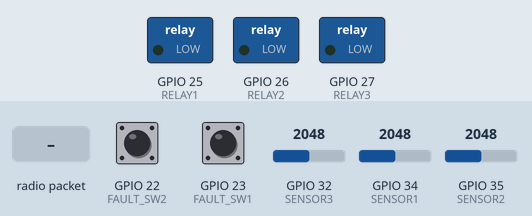
This sketch was run on a simulated ESP32. Parts: switched loads named in the sketch (green lamp = pin HIGH). The test bench sets the inputs (shaded band); at power-on: GPIO 32 (SENSOR3) = 2048, GPIO 22 (FAULT_SW2) HIGH, GPIO 23 (FAULT_SW1) HIGH, GPIO 34 (SENSOR1) = 2048, GPIO 35 (SENSOR2) = 2048. What the sketch prints to the serial monitor is not drawn.

Above: at 1.2 s.
1.3 s: radio packet "RESET" arrives
At 1.8 s:
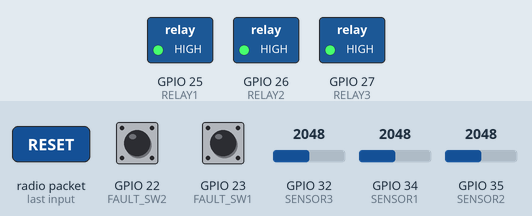
3.5 s: radio packet "LOAD_1_ON" arrives
At 3.9 s:
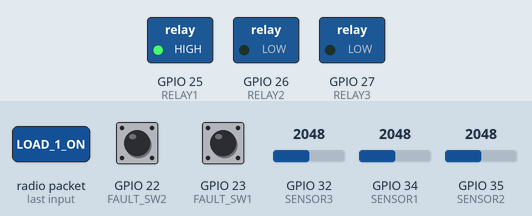
5.5 s: radio packet "LOAD_2_ON" arrives
At 5.9 s:
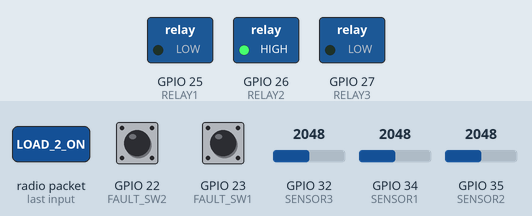
7.5 s: radio packet "LOAD_3_ON" arrives
At 7.9 s:
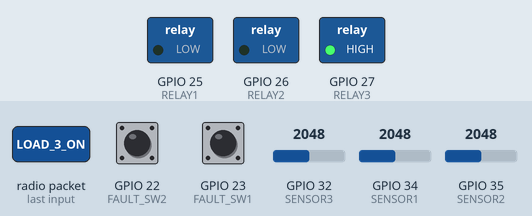
9.5 s: GPIO 32 (SENSOR3) set to 1034
11.0 s: GPIO 32 (SENSOR3) set to 953
Timing chart, 0 to 14.0 s (numbered marks = the images above; inputs shaded):
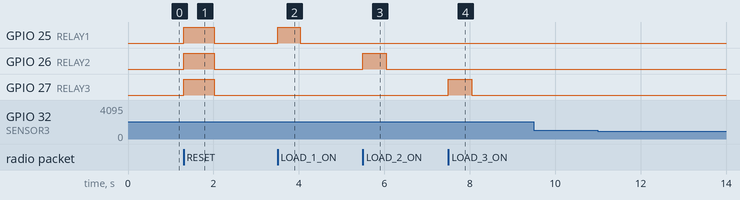

The sketch:

Ang_proj_ESP_SLAV_121125.ino
```cpp
#include <WiFi.h>
#include <esp_now.h>

// ========================== PIN DEFINITIONS ==========================
#define SENSOR1 34
#define SENSOR2 35
#define SENSOR3 32

#define RELAY1 25
#define RELAY2 26
#define RELAY3 27

#define FAULT_SW1 23   // LOW = simulate LG (Line 2 → Ground)
#define FAULT_SW2 22   // LOW = simulate LL or LLG (Lines 2–3)

// ========================== STRUCT DEFINITIONS ======================
typedef struct struct_message {
  float I1;
  float I2;
  float I3;
  char status[10];
} struct_message;

struct_message outgoingData;

// ========================== THRESHOLDS ==============================
float limit1 = 1862.0;
float limit2 = 1860.0;
float limit3 = 1865.0;

// ========================== MASTER MAC =============================
uint8_t masterMAC[] = {0x84, 0x0D, 0x8E, 0xB0, 0x0F, 0xE7}; // change to yours

// ========================== RELAY STATES ============================
bool relay1State = true;
bool relay2State = true;
bool relay3State = true;

// ========================== APPLY STATES ============================
void applyRelayStates() {
  digitalWrite(RELAY1, relay1State ? HIGH : LOW);
  digitalWrite(RELAY2, relay2State ? HIGH : LOW);
  digitalWrite(RELAY3, relay3State ? HIGH : LOW);
}

// ========================== CALLBACKS ===============================
void onDataSent(const esp_now_send_info_t *info, esp_now_send_status_t status) {
  Serial.print("Delivery Status: ");
  Serial.println(status == ESP_NOW_SEND_SUCCESS ? "Success" : "Fail");
}

void onDataRecv(const esp_now_recv_info_t *info, const uint8_t *incomingData, int len) {
  char command[50];
  if (len >= (int)sizeof(command)) len = sizeof(command)-1;
  memcpy(command, incomingData, len);
  command[len] = '\0';
  Serial.print("📩 Received command: ");
  Serial.println(command);

  if (strcmp(command, "RESET") == 0) {
    relay1State = relay2State = relay3State = true;
    Serial.println("✅ All relays RESET (ON)");
  } else if (strcmp(command, "LOAD_1_ON") == 0) relay1State = true;
  else if (strcmp(command, "LOAD_2_ON") == 0) relay2State = true;
  else if (strcmp(command, "LOAD_3_ON") == 0) relay3State = true;
  else if (strcmp(command, "LOAD_1_OFF") == 0 || strcmp(command, "FAULT_1_OFF") == 0) relay1State = false;
  else if (strcmp(command, "LOAD_2_OFF") == 0 || strcmp(command, "FAULT_2_OFF") == 0) relay2State = false;
  else if (strcmp(command, "LOAD_3_OFF") == 0 || strcmp(command, "FAULT_3_OFF") == 0) relay3State = false;

  applyRelayStates();
  Serial.printf("🔘 Relays: 1=%s 2=%s 3=%s\n",
                relay1State ? "ON" : "OFF",
                relay2State ? "ON" : "OFF",
                relay3State ? "ON" : "OFF");
}

// ========================== SETUP ===============================
void setup() {
  Serial.begin(115200);
  Serial.println("ESP32 Slave Starting...");

  pinMode(RELAY1, OUTPUT);
  pinMode(RELAY2, OUTPUT);
  pinMode(RELAY3, OUTPUT);
  pinMode(FAULT_SW1, INPUT_PULLUP);
  pinMode(FAULT_SW2, INPUT_PULLUP);

  relay1State = relay2State = relay3State = true;
  applyRelayStates();

  WiFi.mode(WIFI_STA);
  if (esp_now_init() != ESP_OK) {
    Serial.println("❌ ESP-NOW init failed!");
    while (true) delay(1000);
  }

  esp_now_register_send_cb(onDataSent);
  esp_now_register_recv_cb(onDataRecv);

  esp_now_peer_info_t peerInfo = {};
  memcpy(peerInfo.peer_addr, masterMAC, 6);
  peerInfo.channel = 1;
  peerInfo.encrypt = false;
  esp_now_add_peer(&peerInfo);

  Serial.println("✅ ESP-NOW Ready!");
}

// ========================== LOOP ===============================
void loop() {
  float current1 = analogRead(SENSOR1);
  float current2 = analogRead(SENSOR2);
  float current3 = analogRead(SENSOR3);

  bool swFault1 = (digitalRead(FAULT_SW1) == LOW);  // LG
  bool swFault2 = (digitalRead(FAULT_SW2) == LOW);  // LL or LLG

  bool faultDetected = false;

  // --- Normal overcurrent protection ---
  if (current1 > limit1) {
    relay1State = false;
    faultDetected = true;
    Serial.println("⚠ Bus1 Overcurrent -> Relay1 OFF");
  }
  if (current2 > limit2) {
    relay2State = false;
    faultDetected = true;
    Serial.println("⚠ Bus2 Overcurrent -> Relay2 OFF");
  }
  if (current3 > limit3) {
    relay3State = false;
    faultDetected = true;
    Serial.println("⚠ Bus3 Overcurrent -> Relay3 OFF");
  }

  // --- Simulated Faults via Switches ---
  const char *statusLabel = "NORMAL";

  if (swFault1 && !swFault2) {
    // Single-Line-to-Ground (LG)
    relay2State = false;
    faultDetected = true;
    current2 = 9999.0;
    statusLabel = "FAULT_LG";
    Serial.println("⚠ Simulated FAULT_LG (Line-2→Ground)");
  }
  else if (!swFault1 && swFault2) {
    // Line-to-Line (LL)
    relay2State = relay3State = false;
    faultDetected = true;
    current2 = 9999.0;
    current3 = 9999.0;
    statusLabel = "FAULT_LL";
    Serial.println("⚠ Simulated FAULT_LL (Line2–Line3 short)");
  }
  else if (swFault1 && swFault2) {
    // Double-Line-to-Ground (LLG)
    relay2State = relay3State = false;
    faultDetected = true;
    current2 = 9999.0;
    current3 = 9999.0;
    statusLabel = "FAULT_LLG";
    Serial.println("⚠ Simulated FAULT_LLG (Line2 & Line3→Ground)");
  }

  // Apply states to hardware
  applyRelayStates();

  // Prepare message
  outgoingData.I1 = current1;
  outgoingData.I2 = current2;
  outgoingData.I3 = current3;
  strcpy(outgoingData.status, statusLabel);
  outgoingData.status[sizeof(outgoingData.status) - 1] = '\0';  // Safety

  // Send to master
  esp_err_t r = esp_now_send(masterMAC, (uint8_t*)&outgoingData, sizeof(outgoingData));
  if (r == ESP_OK) {
    Serial.printf("📤 I1=%.2f I2=%.2f I3=%.2f Status=%s\n",
                  outgoingData.I1, outgoingData.I2, outgoingData.I3, outgoingData.status);
  }

  delay(2000);
}
```

Measured:
- after the input at 1.3 s, GPIO 25 (RELAY1), GPIO 26 (RELAY2), GPIO 27 (RELAY3): LOW → HIGH at once, → LOW 0.72 s later
- after the input at 3.5 s, GPIO 25 (RELAY1): LOW → HIGH at once, → LOW 0.53 s later
- after the input at 5.5 s, GPIO 26 (RELAY2): LOW → HIGH at once, → LOW 0.54 s later
- after the input at 7.5 s, GPIO 27 (RELAY3): LOW → HIGH at once, → LOW 0.55 s later
- after the input at 9.5 s, every drawn part: stays the same
- after the input at 11.0 s, every drawn part: stays the same
